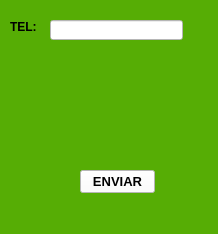
<?xml version="1.0" encoding="UTF-8"?>
<ui version="4.0">
 <class>MainWindow</class>
 <widget class="QMainWindow" name="MainWindow">
  <property name="geometry">
   <rect>
    <x>0</x>
    <y>0</y>
    <width>218</width>
    <height>234</height>
   </rect>
  </property>
  <property name="windowTitle">
   <string>MainWindow</string>
  </property>
  <property name="styleSheet">
   <string notr="true">background-color: rgb(86, 173, 5);</string>
  </property>
  <widget class="QWidget" name="centralwidget">
   <widget class="QLabel" name="label">
    <property name="geometry">
     <rect>
      <x>10</x>
      <y>20</y>
      <width>47</width>
      <height>13</height>
     </rect>
    </property>
    <property name="font">
     <font>
      <weight>75</weight>
      <bold>true</bold>
     </font>
    </property>
    <property name="text">
     <string>TEL:</string>
    </property>
   </widget>
   <widget class="QLineEdit" name="lineEdit">
    <property name="geometry">
     <rect>
      <x>50</x>
      <y>20</y>
      <width>133</width>
      <height>20</height>
     </rect>
    </property>
    <property name="styleSheet">
     <string notr="true">background-color: rgb(255, 255, 255);
border-color: rgb(0, 0, 0);</string>
    </property>
   </widget>
   <widget class="QPushButton" name="pushButton">
    <property name="geometry">
     <rect>
      <x>80</x>
      <y>170</y>
      <width>75</width>
      <height>23</height>
     </rect>
    </property>
    <property name="font">
     <font>
      <pointsize>10</pointsize>
      <weight>75</weight>
      <bold>true</bold>
     </font>
    </property>
    <property name="styleSheet">
     <string notr="true">background-color: rgb(255, 255, 255);
border-color: rgb(0, 0, 0);</string>
    </property>
    <property name="text">
     <string>ENVIAR</string>
    </property>
   </widget>
  </widget>
  <widget class="QMenuBar" name="menubar">
   <property name="geometry">
    <rect>
     <x>0</x>
     <y>0</y>
     <width>218</width>
     <height>21</height>
    </rect>
   </property>
  </widget>
  <widget class="QStatusBar" name="statusbar"/>
 </widget>
 <resources/>
 <connections/>
</ui>
